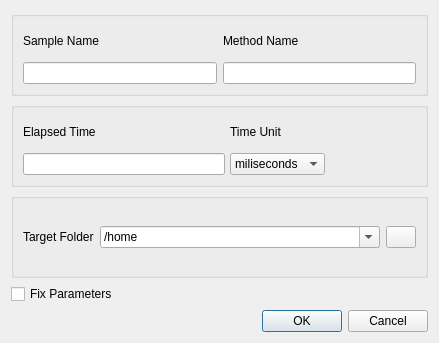
<?xml version="1.0" encoding="UTF-8"?>
<ui version="4.0">
 <class>ExcelDialog</class>
 <widget class="QDialog" name="ExcelDialog">
  <property name="geometry">
   <rect>
    <x>0</x>
    <y>0</y>
    <width>439</width>
    <height>343</height>
   </rect>
  </property>
  <property name="windowTitle">
   <string>Excel</string>
  </property>
  <layout class="QGridLayout" name="gridLayout_4">
   <item row="0" column="0">
    <widget class="QGroupBox" name="groupBox">
     <property name="title">
      <string/>
     </property>
     <layout class="QGridLayout" name="gridLayout">
      <item row="0" column="0">
       <widget class="QLabel" name="sampleNamLabel">
        <property name="text">
         <string>Sample Name</string>
        </property>
       </widget>
      </item>
      <item row="0" column="1">
       <widget class="QLabel" name="methodNameLabel">
        <property name="text">
         <string>Method Name</string>
        </property>
       </widget>
      </item>
      <item row="1" column="0">
       <widget class="QLineEdit" name="sampleNameEdit"/>
      </item>
      <item row="1" column="1">
       <widget class="QLineEdit" name="methodNameEdit"/>
      </item>
     </layout>
    </widget>
   </item>
   <item row="1" column="0">
    <widget class="QGroupBox" name="groupBox_2">
     <property name="maximumSize">
      <size>
       <width>345345</width>
       <height>689436</height>
      </size>
     </property>
     <property name="title">
      <string/>
     </property>
     <property name="alignment">
      <set>Qt::AlignLeading|Qt::AlignLeft|Qt::AlignVCenter</set>
     </property>
     <layout class="QGridLayout" name="gridLayout_2">
      <property name="rightMargin">
       <number>100</number>
      </property>
      <property name="horizontalSpacing">
       <number>5</number>
      </property>
      <item row="0" column="0">
       <widget class="QLabel" name="elapsedTimeLabel">
        <property name="text">
         <string>Elapsed Time</string>
        </property>
       </widget>
      </item>
      <item row="0" column="1">
       <widget class="QLabel" name="timeUnitLabel">
        <property name="text">
         <string>Time Unit</string>
        </property>
       </widget>
      </item>
      <item row="1" column="0">
       <widget class="QLineEdit" name="elapsedTimeEdit"/>
      </item>
      <item row="1" column="1">
       <widget class="QComboBox" name="timeUnitCombo">
        <property name="maximumSize">
         <size>
          <width>100</width>
          <height>16777215</height>
         </size>
        </property>
        <property name="layoutDirection">
         <enum>Qt::LeftToRight</enum>
        </property>
        <item>
         <property name="text">
          <string>miliseconds</string>
         </property>
        </item>
        <item>
         <property name="text">
          <string>seconds</string>
         </property>
        </item>
        <item>
         <property name="text">
          <string>minutes</string>
         </property>
        </item>
       </widget>
      </item>
     </layout>
    </widget>
   </item>
   <item row="3" column="0">
    <widget class="QCheckBox" name="fixParamaters">
     <property name="text">
      <string>Fix Parameters</string>
     </property>
    </widget>
   </item>
   <item row="4" column="0">
    <widget class="QDialogButtonBox" name="CancelOkButtons">
     <property name="orientation">
      <enum>Qt::Horizontal</enum>
     </property>
     <property name="standardButtons">
      <set>QDialogButtonBox::Cancel|QDialogButtonBox::Ok</set>
     </property>
    </widget>
   </item>
   <item row="2" column="0">
    <widget class="QGroupBox" name="groupBox_3">
     <property name="title">
      <string/>
     </property>
     <layout class="QGridLayout" name="gridLayout_3" columnstretch="0,10,0">
      <item row="0" column="0">
       <widget class="QLabel" name="targetFOlderLabel">
        <property name="text">
         <string>Target Folder</string>
        </property>
       </widget>
      </item>
      <item row="0" column="1">
       <widget class="QComboBox" name="folders">
        <property name="sizePolicy">
         <sizepolicy hsizetype="Minimum" vsizetype="Fixed">
          <horstretch>0</horstretch>
          <verstretch>0</verstretch>
         </sizepolicy>
        </property>
        <property name="editable">
         <bool>true</bool>
        </property>
        <property name="maxVisibleItems">
         <number>10</number>
        </property>
        <property name="maxCount">
         <number>10</number>
        </property>
        <property name="insertPolicy">
         <enum>QComboBox::InsertAtTop</enum>
        </property>
        <property name="sizeAdjustPolicy">
         <enum>QComboBox::AdjustToContents</enum>
        </property>
        <item>
         <property name="text">
          <string>/home</string>
         </property>
        </item>
       </widget>
      </item>
      <item row="0" column="2">
       <widget class="QPushButton" name="browseButton">
        <property name="sizePolicy">
         <sizepolicy hsizetype="Preferred" vsizetype="Fixed">
          <horstretch>0</horstretch>
          <verstretch>0</verstretch>
         </sizepolicy>
        </property>
        <property name="maximumSize">
         <size>
          <width>30</width>
          <height>30</height>
         </size>
        </property>
        <property name="text">
         <string/>
        </property>
        <property name="icon">
         <iconset>
          <normaloff>:/icons/browse.png</normaloff>:/icons/browse.png</iconset>
        </property>
       </widget>
      </item>
     </layout>
    </widget>
   </item>
  </layout>
 </widget>
 <resources>
  <include location="icons.qrc"/>
 </resources>
 <connections>
  <connection>
   <sender>CancelOkButtons</sender>
   <signal>accepted()</signal>
   <receiver>ExcelDialog</receiver>
   <slot>accept()</slot>
   <hints>
    <hint type="sourcelabel">
     <x>248</x>
     <y>254</y>
    </hint>
    <hint type="destinationlabel">
     <x>157</x>
     <y>274</y>
    </hint>
   </hints>
  </connection>
  <connection>
   <sender>CancelOkButtons</sender>
   <signal>rejected()</signal>
   <receiver>ExcelDialog</receiver>
   <slot>reject()</slot>
   <hints>
    <hint type="sourcelabel">
     <x>316</x>
     <y>260</y>
    </hint>
    <hint type="destinationlabel">
     <x>286</x>
     <y>274</y>
    </hint>
   </hints>
  </connection>
 </connections>
</ui>
